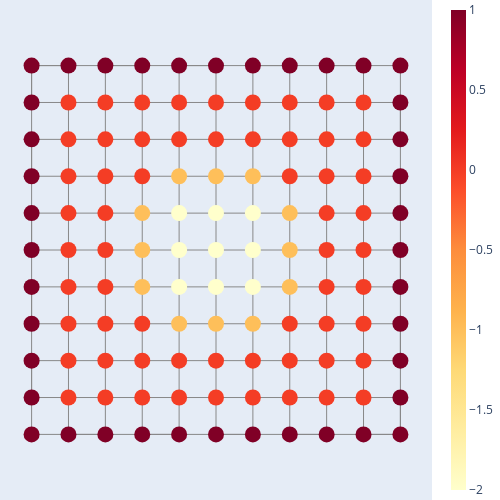

Here is the notebook cell this chart was saved with:
### Markdown cell above
Finally, we show that sets $B$, $I$, $\partial \Omega$ and $\Omega$ which are shaded from darkest to lighest respectively.

### Code cell
#∂Ω Indicator 
∂ΩI = zeros(lat_data.nV); ∂ΩI[lat_data.∂Ω] .=-1 
∂ΩI[lat_data.B] .=1
∂ΩI[lat_data.Ω] .= -2
RWC.plot_lat_function(lat_data,∂ΩI)

### Figure 1 — Plotly figure (JSON) as saved in the notebook; plotly's stock layout.template omitted (floating-point values rounded to 4 significant figures)
{"data": [{"line": {"color": "#888", "width": 1}, "mode": "lines", "type": "scatter", "x": [1, 2, 3, 4, 5, 6, 7, 8, 9, 10, 11, 11, 10, 9, 8, 7, 6, 5, 4, 3, 2, 1, 1, 2, 3, 4, 5, 6, 7, 8, 9, 10, 11, 11, 10, 9, 8, 7, 6, 5, 4, 3, 2, 1, 1, 2, 3, 4, 5, 6, 7, 8, 9, 10, 11, 11, 10, 9, 8, 7, 6, 5, 4, 3, 2, 1, 1, 2, 3, 4, 5, 6, 7, 8, 9, 10, 11, 11, 10, 9, 8, 7, 6, 5, 4, 3, 2, 1, 1, 2, 3, 4, 5, 6, 7, 8, 9, 10, 11, 11, 10, 9, 8, 7, 6, 5, 4, 3, 2, 1, 1, 2, 3, 4, 5, 6, 7, 8, 9, 10, 11], "y": [1, 1, 1, 1, 1, 1, 1, 1, 1, 1, 1, 2, 2, 2, 2, 2, 2, 2, 2, 2, 2, 2, 3, 3, 3, 3, 3, 3, 3, 3, 3, 3, 3, 4, 4, 4, 4, 4, 4, 4, 4, 4, 4, 4, 5, 5, 5, 5, 5, 5, 5, 5, 5, 5, 5, 6, 6, 6, 6, 6, 6, 6, 6, 6, 6, 6, 7, 7, 7, 7, 7, 7, 7, 7, 7, 7, 7, 8, 8, 8, 8, 8, 8, 8, 8, 8, 8, 8, 9, 9, 9, 9, 9, 9, 9, 9, 9, 9, 9, 10, 10, 10, 10, 10, 10, 10, 10, 10, 10, 10, 11, 11, 11, 11, 11, 11, 11, 11, 11, 11, 11]}, {"line": {"color": "#888", "width": 1}, "mode": "lines", "type": "scatter", "x": [1, 1, 1, 1, 1, 1, 1, 1, 1, 1, 1, 2, 2, 2, 2, 2, 2, 2, 2, 2, 2, 2, 3, 3, 3, 3, 3, 3, 3, 3, 3, 3, 3, 4, 4, 4, 4, 4, 4, 4, 4, 4, 4, 4, 5, 5, 5, 5, 5, 5, 5, 5, 5, 5, 5, 6, 6, 6, 6, 6, 6, 6, 6, 6, 6, 6, 7, 7, 7, 7, 7, 7, 7, 7, 7, 7, 7, 8, 8, 8, 8, 8, 8, 8, 8, 8, 8, 8, 9, 9, 9, 9, 9, 9, 9, 9, 9, 9, 9, 10, 10, 10, 10, 10, 10, 10, 10, 10, 10, 10, 11, 11, 11, 11, 11, 11, 11, 11, 11, 11, 11], "y": [1, 2, 3, 4, 5, 6, 7, 8, 9, 10, 11, 11, 10, 9, 8, 7, 6, 5, 4, 3, 2, 1, 1, 2, 3, 4, 5, 6, 7, 8, 9, 10, 11, 11, 10, 9, 8, 7, 6, 5, 4, 3, 2, 1, 1, 2, 3, 4, 5, 6, 7, 8, 9, 10, 11, 11, 10, 9, 8, 7, 6, 5, 4, 3, 2, 1, 1, 2, 3, 4, 5, 6, 7, 8, 9, 10, 11, 11, 10, 9, 8, 7, 6, 5, 4, 3, 2, 1, 1, 2, 3, 4, 5, 6, 7, 8, 9, 10, 11, 11, 10, 9, 8, 7, 6, 5, 4, 3, 2, 1, 1, 2, 3, 4, 5, 6, 7, 8, 9, 10, 11]}, {"marker": {"color": [1, 1, 1, 1, 1, 1, 1, 1, 1, 1, 1, 1, 0, 0, 0, 0, 0, 0, 0, 0, 0, 1, 1, 0, 0, 0, 0, 0, 0, 0, 0, 0, 1, 1, 0, 0, 0, -1, -1, -1, 0, 0, 0, 1, 1, 0, 0, -1, -2, -2, -2, -1, 0, 0, 1, 1, 0, 0, -1, -2, -2, -2, -1, 0, 0, 1, 1, 0, 0, -1, -2, -2, -2, -1, 0, 0, 1, 1, 0, 0, 0, -1, -1, -1, 0, 0, 0, 1, 1, 0, 0, 0, 0, 0, 0, 0, 0, 0, 1, 1, 0, 0, 0, 0, 0, 0, 0, 0, 0, 1, 1, 1, 1, 1, 1, 1, 1, 1, 1, 1, 1], "colorbar": {"thickness": 15}, "colorscale": [[0, "#FFFFCC"], [0.125, "#FFEDA0"], [0.25, "#FED976"], [0.375, "#FEB24C"], [0.5, "#FD8D3C"], [0.625, "#FC4E2A"], [0.75, "#E31A1C"], [0.875, "#BD0026"], [1, "#800026"]], "showscale": true, "size": 16}, "mode": "markers", "text": ["Net particle charge: 1.0", "Net particle charge: 1.0", "Net particle charge: 1.0", "Net particle charge: 1.0", "Net particle charge: 1.0", "Net particle charge: 1.0", "Net particle charge: 1.0", "Net particle charge: 1.0", "Net particle charge: 1.0", "Net particle charge: 1.0", "Net particle charge: 1.0", "Net particle charge: 1.0", "Net particle charge: 0.0", "Net particle charge: 0.0", "Net particle charge: 0.0", "Net particle charge: 0.0", "Net particle charge: 0.0", "Net particle charge: 0.0", "Net particle charge: 0.0", "Net particle charge: 0.0", "Net particle charge: 0.0", "Net particle charge: 1.0", "Net particle charge: 1.0", "Net particle charge: 0.0", "Net particle charge: 0.0", "Net particle charge: 0.0", "Net particle charge: 0.0", "Net particle charge: 0.0", "Net particle charge: 0.0", "Net particle charge: 0.0", "Net particle charge: 0.0", "Net particle charge: 0.0", "Net particle charge: 1.0", "Net particle charge: 1.0", "Net particle charge: 0.0", "Net particle charge: 0.0", "Net particle charge: 0.0", "Net particle charge: -1.0", "Net particle charge: -1.0", "Net particle charge: -1.0", "Net particle charge: 0.0", "Net particle charge: 0.0", "Net particle charge: 0.0", "Net particle charge: 1.0", "Net particle charge: 1.0", "Net particle charge: 0.0", "Net particle charge: 0.0", "Net particle charge: -1.0", "Net particle charge: -2.0", "Net particle charge: -2.0", "Net particle charge: -2.0", "Net particle charge: -1.0", "Net particle charge: 0.0", "Net particle charge: 0.0", "Net particle charge: 1.0", "Net particle charge: 1.0", "Net particle charge: 0.0", "Net particle charge: 0.0", "Net particle charge: -1.0", "Net particle charge: -2.0", "Net particle charge: -2.0", "Net particle charge: -2.0", "Net particle charge: -1.0", "Net particle charge: 0.0", "Net particle charge: 0.0", "Net particle charge: 1.0", "Net particle charge: 1.0", "Net particle charge: 0.0", "Net particle charge: 0.0", "Net particle charge: -1.0", "Net particle charge: -2.0", "Net particle charge: -2.0", "Net particle charge: -2.0", "Net particle charge: -1.0", "Net particle charge: 0.0", "Net particle charge: 0.0", "Net particle charge: 1.0", "Net particle charge: 1.0", "Net particle charge: 0.0", "Net particle charge: 0.0", "Net particle charge: 0.0", "Net particle charge: -1.0", "Net particle charge: -1.0", "Net particle charge: -1.0", "Net particle charge: 0.0", "Net particle charge: 0.0", "Net particle charge: 0.0", "Net particle charge: 1.0", "Net particle charge: 1.0", "Net particle charge: 0.0", "Net particle charge: 0.0", "Net particle charge: 0.0", "Net particle charge: 0.0", "Net particle charge: 0.0", "Net particle charge: 0.0", "Net particle charge: 0.0", "Net particle charge: 0.0", "Net particle charge: 0.0", "Net particle charge: 1.0", "Net particle charge: 1.0", "Net particle charge: 0.0", "Net particle charge: 0.0", "Net particle charge: 0.0", "Net particle charge: 0.0", "Net particle charge: 0.0", "Net particle charge: 0.0", "Net particle charge: 0.0", "Net particle charge: 0.0", "Net particle charge: 0.0", "Net particle charge: 1.0", "Net particle charge: 1.0", "Net particle charge: 1.0", "Net particle charge: 1.0", "Net particle charge: 1.0", "Net particle charge: 1.0", "Net particle charge: 1.0", "Net particle charge: 1.0", "Net particle charge: 1.0", "Net particle charge: 1.0", "Net particle charge: 1.0", "Net particle charge: 1.0"], "type": "scatter", "x": [1, 2, 3, 4, 5, 6, 7, 8, 9, 10, 11, 11, 10, 9, 8, 7, 6, 5, 4, 3, 2, 1, 1, 2, 3, 4, 5, 6, 7, 8, 9, 10, 11, 11, 10, 9, 8, 7, 6, 5, 4, 3, 2, 1, 1, 2, 3, 4, 5, 6, 7, 8, 9, 10, 11, 11, 10, 9, 8, 7, 6, 5, 4, 3, 2, 1, 1, 2, 3, 4, 5, 6, 7, 8, 9, 10, 11, 11, 10, 9, 8, 7, 6, 5, 4, 3, 2, 1, 1, 2, 3, 4, 5, 6, 7, 8, 9, 10, 11, 11, 10, 9, 8, 7, 6, 5, 4, 3, 2, 1, 1, 2, 3, 4, 5, 6, 7, 8, 9, 10, 11], "y": [1, 1, 1, 1, 1, 1, 1, 1, 1, 1, 1, 2, 2, 2, 2, 2, 2, 2, 2, 2, 2, 2, 3, 3, 3, 3, 3, 3, 3, 3, 3, 3, 3, 4, 4, 4, 4, 4, 4, 4, 4, 4, 4, 4, 5, 5, 5, 5, 5, 5, 5, 5, 5, 5, 5, 6, 6, 6, 6, 6, 6, 6, 6, 6, 6, 6, 7, 7, 7, 7, 7, 7, 7, 7, 7, 7, 7, 8, 8, 8, 8, 8, 8, 8, 8, 8, 8, 8, 9, 9, 9, 9, 9, 9, 9, 9, 9, 9, 9, 10, 10, 10, 10, 10, 10, 10, 10, 10, 10, 10, 11, 11, 11, 11, 11, 11, 11, 11, 11, 11, 11]}], "layout": {"height": 500, "hovermode": "closest", "margin": {"b": 0, "l": 0, "r": 0, "t": 0}, "showarrow": false, "showlegend": false, "width": 500, "xaxis": {"showgrid": false, "showticklabels": false, "zeroline": false}, "yaxis": {"scaleanchor": "x", "showgrid": false, "showticklabels": false, "zeroline": false}}}
